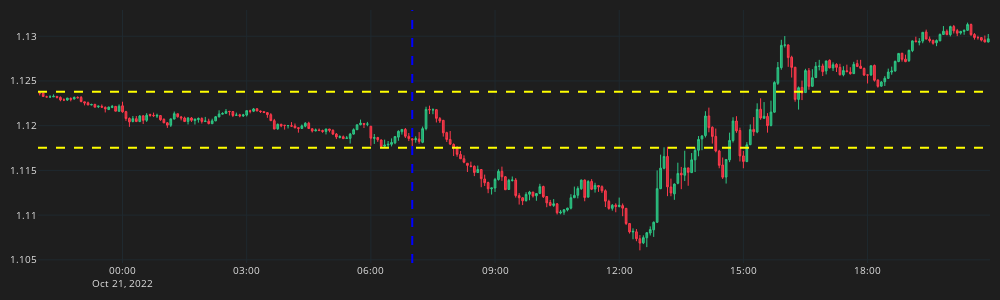

Notebook cell for this chart:
### Code cell
granularity = "M5"
date = "2022-10-21"
pairname = 'GBP_USD'

# Get price data, pair instrument and date object
price_data = get_price_data(pairname, granularity)
i_pair = instrument.Instrument.get_instruments_dict()[pairname]
date = utils.get_utc_dt_from_string(date)

# Trim price data to the day being tested
df = get_day_data(date, price_data)

# Calculate the range  
range_min, range_max = calculate_pre_open_range(df)
print(range_max, range_min)

# Reset the index in the price data
df.reset_index(drop=True, inplace=True)

df = calculate_trades(df, range_min, range_max)
#df_trades = process_trades(df, i_pair)
create_candle_plot(df, range=(range_min, range_max), start=calculate_london_start_time(date))

### Figure 1 — Plotly figure (JSON) as saved in the notebook; plotly's stock layout.template omitted (floating-point values rounded to 4 significant figures; data arrays with more than 128 entries replaced by an {"elided": "..."} marker saying what was removed)
{"data": [{"close": {"elided": "276 float values"}, "decreasing": {"fillcolor": "#CC2E3C", "line": {"color": "#FF3A4C"}}, "high": {"elided": "276 float values"}, "increasing": {"fillcolor": "#24A06B", "line": {"color": "#2EC886"}}, "line": {"width": 1}, "low": {"elided": "276 float values"}, "opacity": 1, "open": {"elided": "276 float values"}, "type": "candlestick", "x": {"elided": "276 str values"}}], "layout": {"font": {"color": "#e1e1e1", "size": 10}, "height": 300, "margin": {"b": 10, "l": 10, "r": 10, "t": 10}, "paper_bgcolor": "#1e1e1e", "plot_bgcolor": "#1e1e1e", "shapes": [{"line": {"color": "yellow", "dash": "dash", "width": 2}, "type": "line", "x0": 0, "x1": 1, "xref": "x domain", "y0": 1.118, "y1": 1.118, "yref": "y"}, {"line": {"color": "yellow", "dash": "dash", "width": 2}, "type": "line", "x0": 0, "x1": 1, "xref": "x domain", "y0": 1.124, "y1": 1.124, "yref": "y"}, {"line": {"color": "blue", "dash": "dash", "width": 2}, "type": "line", "x0": "2022-10-21T07:00:00+00:00", "x1": "2022-10-21T07:00:00+00:00", "xref": "x", "y0": 0, "y1": 1, "yref": "y domain"}], "width": 1000, "xaxis": {"fixedrange": true, "gridcolor": "#1f292f", "rangeslider": {"visible": false}, "showgrid": true}, "yaxis": {"gridcolor": "#1f292f", "showgrid": true}}}
